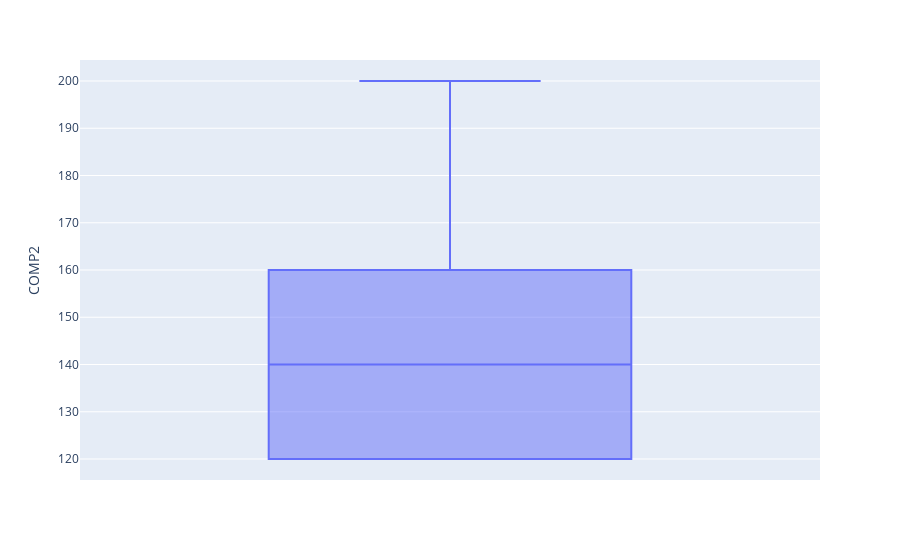

Write notebook code for a chart like this one.
### Code cell
grafico = px.box(colegioy, y='COMP2')
grafico.show()

### Figure 1 — Plotly figure (JSON) as saved in the notebook; plotly's stock layout.template omitted (floating-point values rounded to 4 significant figures)
{"data": [{"alignmentgroup": "True", "hovertemplate": "COMP2=%{y}<extra></extra>", "legendgroup": "", "marker": {"color": "#636efa"}, "name": "", "notched": false, "offsetgroup": "", "orientation": "v", "showlegend": false, "type": "box", "x0": " ", "xaxis": "x", "y": [160, 120, 120, 120, 200, 140, 140, 140, 120, 120, 160, 160, 120, 120, 120, 140, 200, 160, 140, 120, 140, 200, 160, 120, 160, 160, 120, 120, 120, 160], "y0": " ", "yaxis": "y"}], "layout": {"boxmode": "group", "legend": {"tracegroupgap": 0}, "margin": {"t": 60}, "xaxis": {"anchor": "y", "domain": [0, 1]}, "yaxis": {"anchor": "x", "domain": [0, 1], "title": {"text": "COMP2"}}}}
